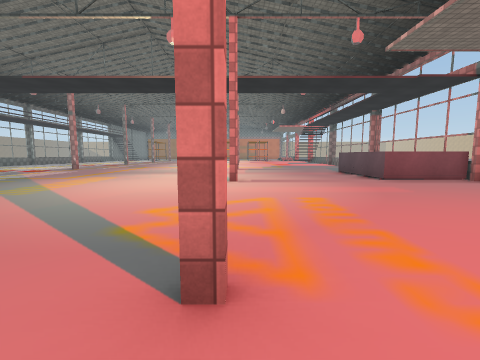
[1] (above)

23 first-person views from a walk through a Unity game level. The camera is 1.2 m above the floor, tilts 6° down and sees 90° across. The floor is counted in squares, 2 m on a side. Each view is taken from the middle of a square. On the plan, view 1 faces up. The plan holds only what a view shows up to about 9 squares ahead; the rest is blank. The place goes on beyond the plan. The player character is not drawn. Some surface patterns are stand-ins.

[2]
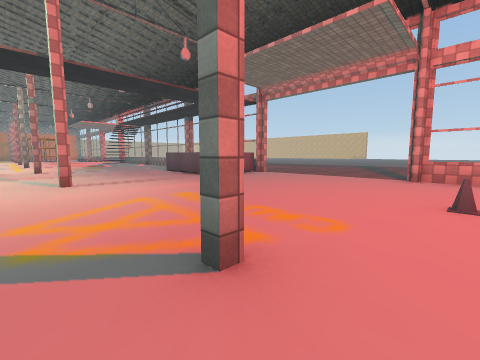

[3]
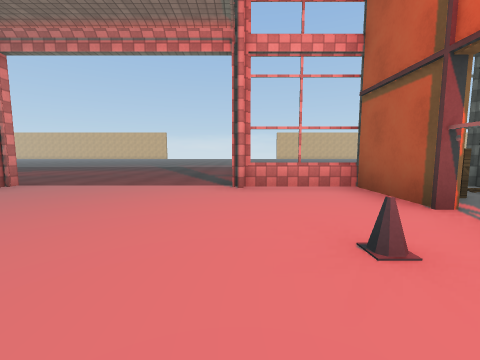

[4]
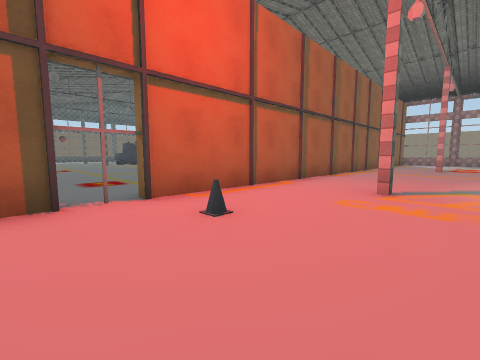

[5]
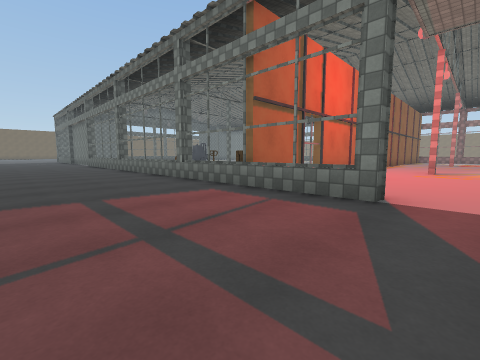

[6]
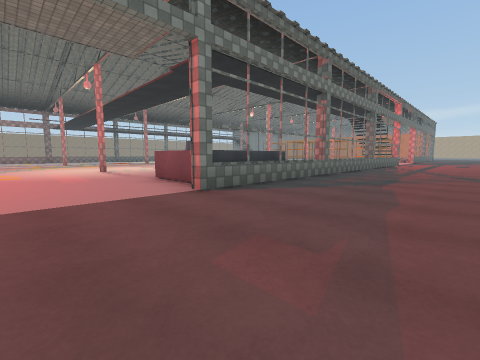

[7]
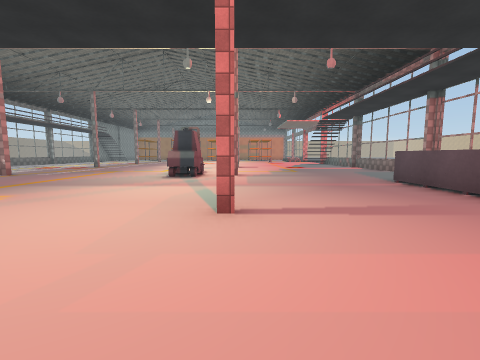

[8]
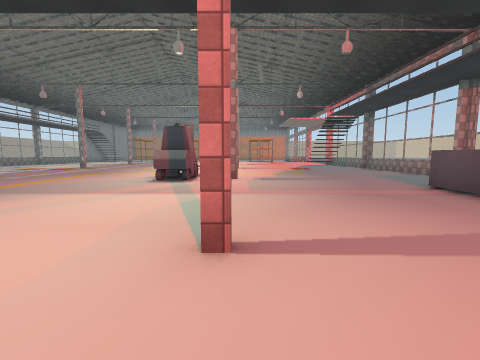

[9]
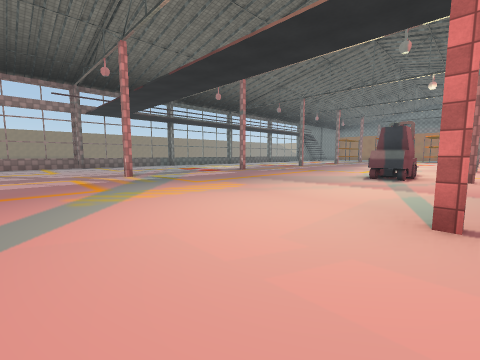

[10]
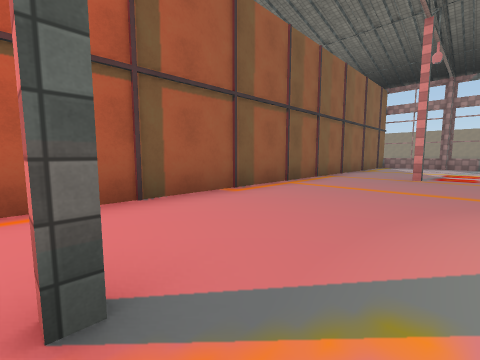

[11]
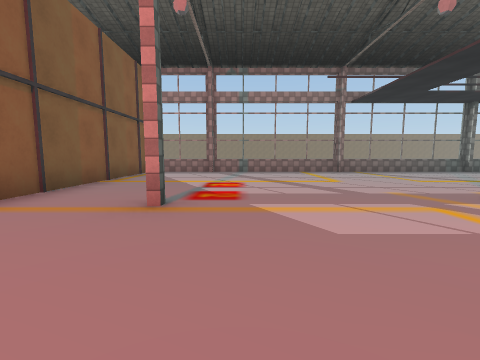

[12]
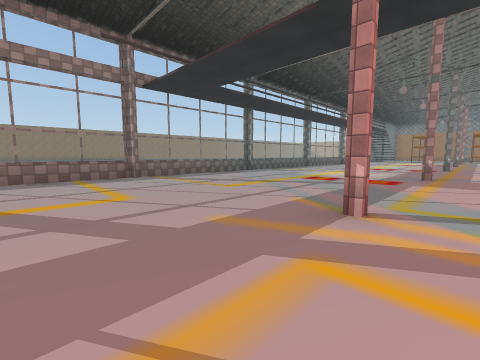

[13]
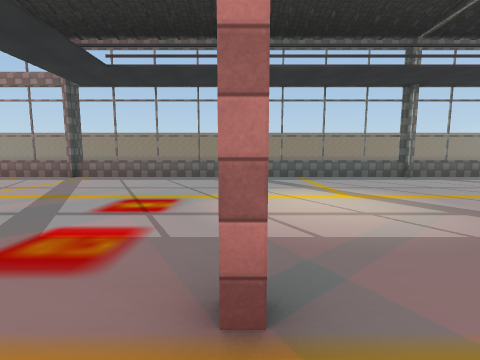

[14]
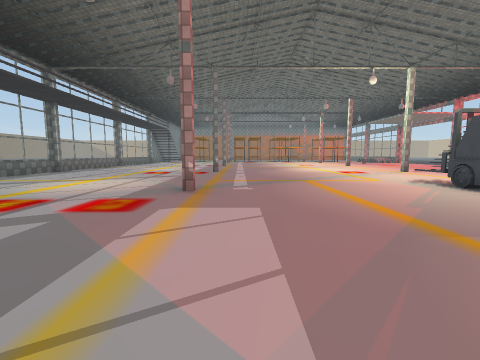

[15]
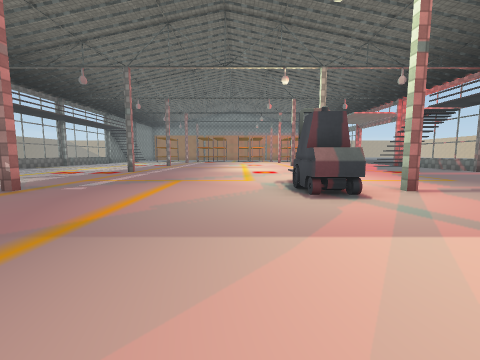

[16]
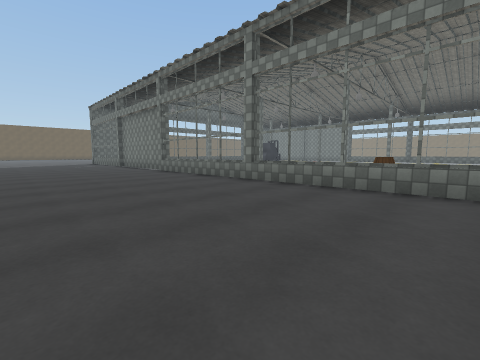

[17]
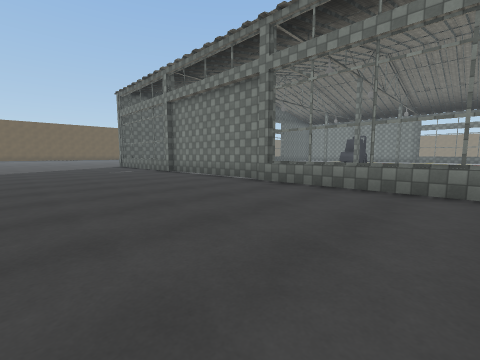

[18]
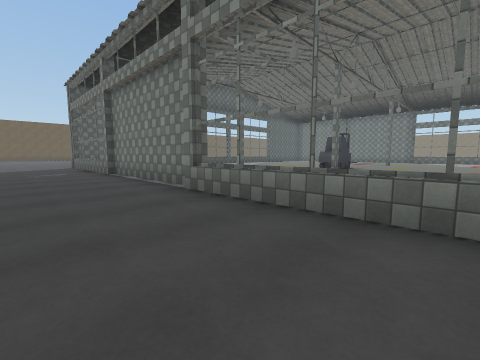

[19]
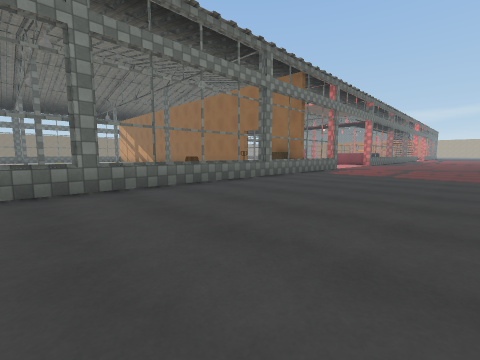

[20]
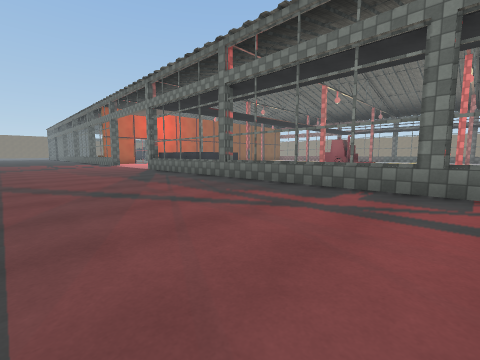

[21]
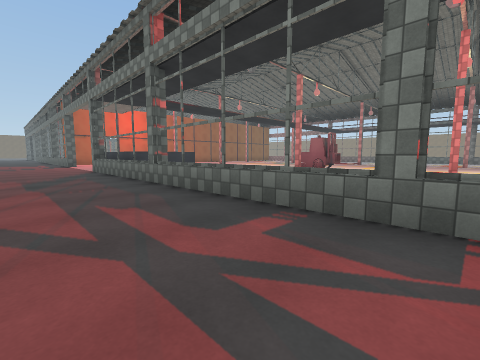

[22]
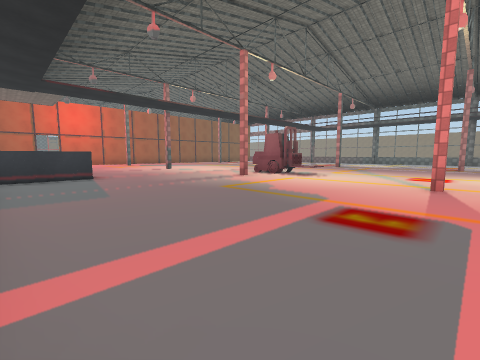

[23]
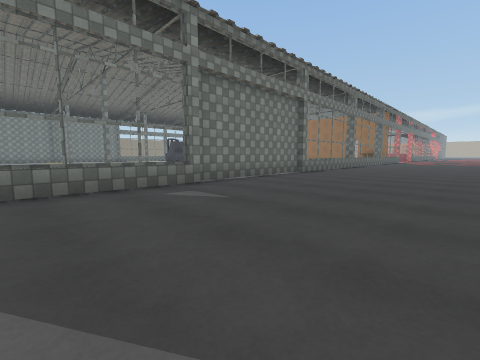

### Floor plan
Key: @ floor where view 1 was taken; # wall or solid block; . floor; = window, fence, low wall or low ledge; ^ raised ledge; C cone; R crate; O other object.
Columns run from 13 left of view 1 to 10 right of it. Each row starts with its distance up from view 1.
 15 =..................=....
 14 =..................=....
 13 ^..................^....
 12 ^..................^....
 11 ^..........#.......^....
 10 #.....#....#.#.....#....
  9 ^..................^....
  8 ^................##^....
  7 ^................###....
  6 =.....#......#...##.....
  5 =.......................
  4 ^.......................
  3 ^.......................
  2 ^.......................
  1 #.....#......#.....#....
  0 ^............@.C...^....
 -1 ###################^....
 -2                  #R^....
 -3                .. O=....
 -4                .. #=....
 -5               ...OO^....
 -6               ... #^....
 -7               ... #^....
 -8                .. ##....
 -9                   #^....
-10                   #^....
-11                   #^....
-12                   #=....
-13                   ##....
-14                   # ....
-15                   # ....
-16                   # ....
-17                   ##....
-18                    ^....
-19                    ^....
-20                    ^....

Positions as (right, up) in squares from view 1, and headings:
1: (0, 0), facing up
2: (-1, 0), facing up-right
3: (1, 1), facing right
4: (4, 2), facing down-left
5: (9, 2), facing down-left
6: (9, 3), facing up-left
7: (0, 3), facing up
8: (0, 4), facing up
9: (0, 3), facing up-left
10: (0, 2), facing down-left
11: (-4, 2), facing left
12: (-6, 3), facing up-left
13: (-6, 10), facing left
14: (-6, 6), facing up
15: (-3, 6), facing up
16: (10, -4), facing down-left
17: (10, -9), facing down-left
18: (8, -9), facing down-left
19: (10, -9), facing up-left
20: (10, 15), facing down-left
21: (8, 15), facing down-left
22: (5, 15), facing down-left
23: (10, -20), facing up-left
